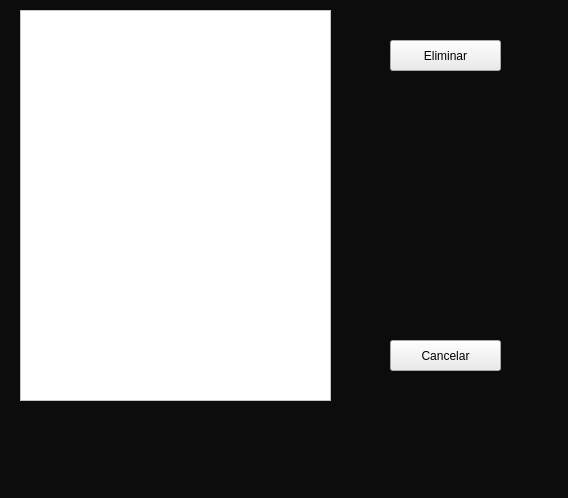
<?xml version="1.0" encoding="UTF-8"?>
<ui version="4.0">
 <class>MainWindow</class>
 <widget class="QMainWindow" name="MainWindow">
  <property name="geometry">
   <rect>
    <x>0</x>
    <y>0</y>
    <width>568</width>
    <height>498</height>
   </rect>
  </property>
  <property name="windowTitle">
   <string>MainWindow</string>
  </property>
  <property name="styleSheet">
   <string notr="true">background-color: rgb(12, 12, 12);</string>
  </property>
  <widget class="QWidget" name="centralwidget">
   <widget class="QListWidget" name="ListaExportar">
    <property name="geometry">
     <rect>
      <x>20</x>
      <y>10</y>
      <width>311</width>
      <height>391</height>
     </rect>
    </property>
    <property name="styleSheet">
     <string notr="true">background-color: rgb(255, 255, 255);</string>
    </property>
    <property name="selectionMode">
     <enum>QAbstractItemView::MultiSelection</enum>
    </property>
   </widget>
   <widget class="QPushButton" name="Eliminar">
    <property name="geometry">
     <rect>
      <x>390</x>
      <y>40</y>
      <width>111</width>
      <height>31</height>
     </rect>
    </property>
    <property name="styleSheet">
     <string notr="true">background-color: rgb(235, 235, 235);</string>
    </property>
    <property name="text">
     <string>Eliminar</string>
    </property>
   </widget>
   <widget class="QPushButton" name="Cancelar">
    <property name="geometry">
     <rect>
      <x>390</x>
      <y>340</y>
      <width>111</width>
      <height>31</height>
     </rect>
    </property>
    <property name="styleSheet">
     <string notr="true">background-color: rgb(235, 235, 235);</string>
    </property>
    <property name="text">
     <string>Cancelar</string>
    </property>
   </widget>
  </widget>
  <widget class="QMenuBar" name="menubar">
   <property name="geometry">
    <rect>
     <x>0</x>
     <y>0</y>
     <width>568</width>
     <height>21</height>
    </rect>
   </property>
  </widget>
  <widget class="QStatusBar" name="statusbar"/>
 </widget>
 <resources/>
 <connections/>
</ui>
